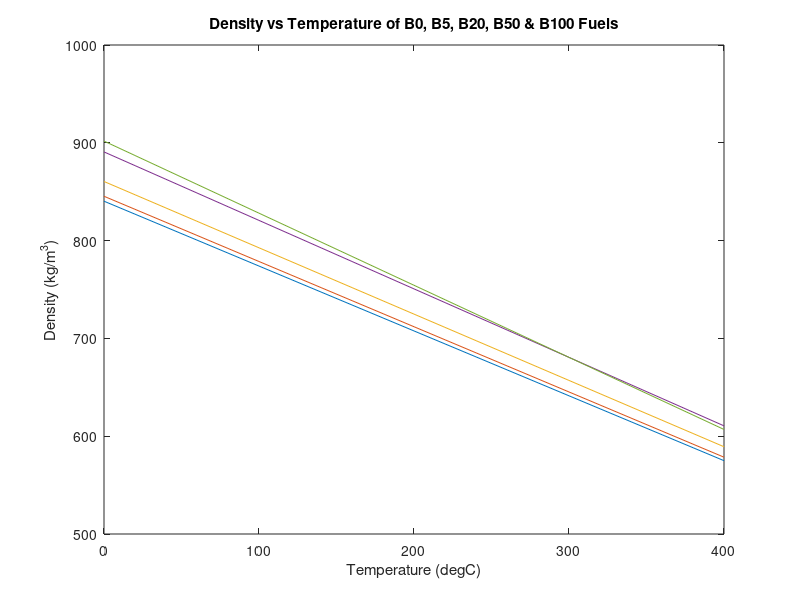
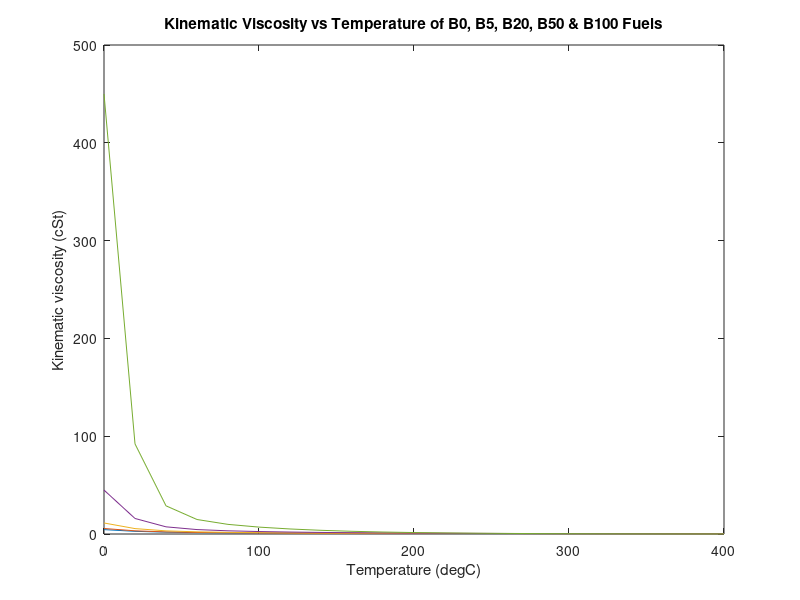
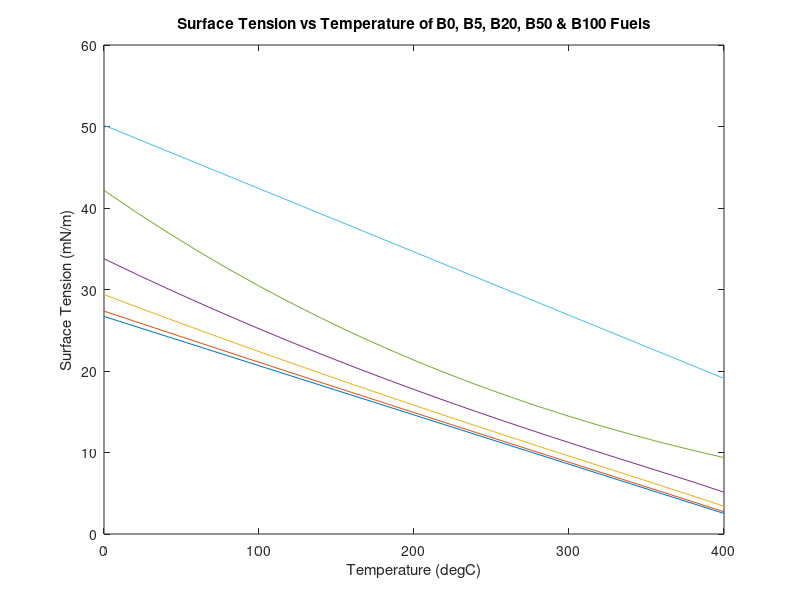
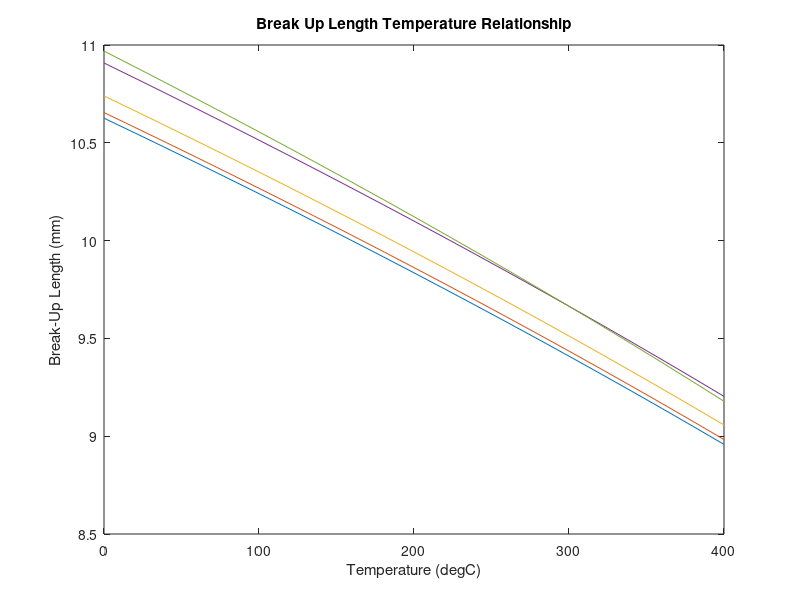

MATLAB code for these plots, in order:
%Diesel density, visco & ST where T is temperature degC, Tk is temperature degK, pd is diesel density, nd is diesel viscocity, and yd is diesel surface tension
T=0:20:400;
Tk=T+273.15;
pd=840.3-0.66331*T;
nd=exp(0.1539-(1362./Tk)+(472500./Tk.^2));
yd=43.2-0.06043*Tk;

%Algal density, visco & ST
%Density
p14=882.7-0.7626*T;
p16=880.5-0.7438*T;
p18=878.6-0.7207*T;
p20=917.3-0.7309*T;
p225=925.3-0.7332*T;
p226=934.6-0.7354*T;

w14=0.0346; M14=242.4;
w16=0.3961; M16=270.5;
w18=0.1599; M18=298.5;
w20=0.0062; M20=318.5;
w225=0.0595; M225=344.5;
w226=0.3437; M226=342.5;
xc14=0.042756446; xc16=0.438627335; xc18=0.160458323; xc20=0.005830964; xc225=0.051735168; xc226=0.300591764;


ps=(p14.*w14)+(p16.*w16)+(p18.*w18)+(p20.*w20)+(p225.*w225)+(p226.*w226);
psad=39.3+ps;

%Visco
a1=417;
b1=-0.0907;
c1=32.97;
d1=-0.01549;
ns=(a1*exp(b1*T)+(c1*exp(d1*T)));

%ST
psST=((p14.*w14)+(p16.*w16)+(p18.*w18)+(p20.*w20)+(p225.*w225)+(p226.*w226))/1000;
psadST=(39.3/1000)+psST;

P14=658.4;
P16=739;
P18=819.6;
P20=839;
P225=904.3;
P226=889;

Ps=(w14*P14)+(w16*P16)+(w18*P18)+(w20*P20)+(w225*P225)+(P226*w226);
Ms=(xc14*M14)+(xc16*M16)+(xc18*M18)+(xc20*M20)+(xc225*M225)+(xc226*M226);

ys=((Ps.*psadST)/Ms).^4; 

%B5 Blend 
pB5=(0.95.*pd)+(0.05.*psad);
e=exp(1);
nB5=e.^((0.95.*log(nd))+(0.05.*log(ns)));
yB5=((0.95.*(yd.^0.25))+(0.05.*(ys.^0.25))).^4;

%B20 Blend 
pB20=(0.8.*pd)+(0.2.*psad);
nB20=e.^((0.8.*log(nd))+(0.2.*log(ns)));
yB20=((0.8.*(yd.^0.25))+(0.2.*(ys.^0.25))).^4;

%B50 Blend 
pB50=(0.5.*pd)+(0.5.*psad);
nB50=e.^((0.5.*log(nd))+(0.5.*log(ns)));
yB50=((0.5.*(yd.^0.25))+(0.5.*(ys.^0.25))).^4;

%Density graph
figure (1); plot (T, pd);hold on; plot (T,pB5); plot (T,pB20); plot(T,pB50);plot(T,ps);
xlabel('Temperature (degC)'), ylabel('Density (kg/m^3)');title('Density vs Temperature of B0, B5, B20, B50 & B100 Fuels');

%KV graph
figure (2); plot (T, nd), hold on;plot (T,nB5);plot(T,nB20);plot(T,nB50); plot (T,ns); 
xlabel('Temperature (degC)'), ylabel('Kinematic viscosity (cSt)');title('Kinematic Viscosity vs Temperature of B0, B5, B20, B50 & B100 Fuels');hold off;

%St graph
yHFO=50.15-0.07766.*T;
figure (3); plot (T(1:21),yd(1:21));hold on; plot(T(1:21),yB5(1:21)); plot(T(1:21),yB20(1:21));plot(T(1:21),yB50(1:21)); plot(T(1:21),ys(1:21));plot(T(1:21), yHFO(1:21));ylabel('Surface Tension (mN/m)');
xlabel('Temperature (degC)'), ylabel('Surface Tension (mN/m)');title('Surface Tension vs Temperature of B0, B5, B20, B50 & B100 Fuels');hold off;

%Break up length constant
D1=0.08*10^-3;D2=0.1*10^-3;D3=0.12*10^-3;D4=0.14*10^-3;D5=0.16*10^-3;D6=0.18*10^-3;D7=0.2*10^-3; 
L1=1*10^-3; L2=2*10^-3; L3=4*10^-3; L4=8*10^-3; L5=16*10^-3; L6=32; L7=64*10^-3;
r=0.25*10^-3; 
pa1=0.1; pa2=0.5; pa3=1; pa4=2.5; pa5=5; pa6=10; pa7=20;
vi1=1; vi2=2.5; vi3=5; vi4=10; vi5=25; vi6=50; vi7=75; vi8=100; vi9=125; vi10=150; vi11=175; 
rhoa1=10; rhoa2=60; rhoa3=70; rhoa4=80; rhoa5=90; rhoa6=100; 

%Break up length vs temp L4/pa4/vi6/rhoa1/D1
Lbd=(7*D1).*(1+(.4*r/D1)).*(pa4./(pd.*vi6^2)).^0.05.*(L4/D1).^0.13.*(pd./rhoa1).^0.5;
LbB5=(7*D1).*(1+(.4*r/D1)).*(pa4./(pB5.*vi6^2)).^0.05.*(L4/D1).^0.13.*(pB5./rhoa1).^0.5;
LbB20=(7*D1).*(1+(.4*r/D1)).*(pa4./(pB20.*vi6^2)).^0.05.*(L4/D1).^0.13.*(pB20./rhoa1).^0.5;
LbB50=(7*D1).*(1+(.4*r/D1)).*(pa4./(pB50.*vi6^2)).^0.05.*(L4/D1).^0.13.*(pB50./rhoa1).^0.5;
Lbs=(7*D1).*(1+(.4*r/D1)).*(pa4./(ps.*vi6^2)).^0.05.*(L4/D1).^0.13.*(ps./rhoa1).^0.5;

%LbPlots
figure(4); plot (T, 1000*Lbd); hold on; plot(T,1000*LbB5); plot(T,1000*LbB20); plot(T,1000*LbB50); plot(T,1000*Lbs);
hold off; xlabel('Temperature (degC)');ylabel('Break-Up Length (mm)');title('Break Up Length Temperature Relationship');

%Spray angle vs temp L4/pa4/vi6/rhoa1/D1
Do=1*10^-3;
thetad=83.5.*(L4/D1)^-0.22.*(D1/Do)^0.15.*(rhoa1./pd).^0.26;
thetaB5=83.5.*(L4/D1)^-0.22.*(D1/Do)^0.15.*(rhoa1./pB5).^0.26;
thetaB20=83.5.*(L4/D1)^-0.22.*(D1/Do)^0.15.*(rhoa1./pB20).^0.26;
thetaB50=83.5.*(L4/D1)^-0.22.*(D1/Do)^0.15.*(rhoa1./pB50).^0.26;
thetas=83.5.*(L4/D1)^-0.22.*(D1/Do)^0.15.*(rhoa1./ps).^0.26;

%Spray angle plot
figure(5); plot(T,thetad); hold on; plot(T,thetaB5); plot(T, thetaB20);plot(T,thetaB50);plot(T, thetas);
hold off; xlabel('Temperature (degC)'); ylabel('Spray Angle (deg)'); title('Spray Angle Temperature Relationship');

%Spray tip penetration
t=0*10^-3:1*10^-3:20*10^-3;
Pi=50;
tbd=28.65.*((D1.*pd(6))/(rhoa1*(Pi-pa4))^0.5);
if t<tbd
    Sd=0.39.*t.*(2.*(Pi-pa4)./pd(6)).^0.5;
else
    Sd=2.95.*(2.*(Pi-pa4)/rhoa1).^0.5;
end

tbB5=28.65.*((D1.*pB5(6))./(rhoa1*(Pi-pa4))^0.5);
if t<tbB5
    SB5=0.39.*t.*(2.*(Pi-pa4)./pB5(6)).^0.5;
else
    SB5=2.95.*(2.*(Pi-pa4)/rhoa1).^0.5;
end

tbB20=28.65.*((D1.*pB20(6))/(rhoa1*(Pi-pa4))^0.5);
if t<tbB20
    SB20=0.39.*t.*(2.*(Pi-pa4)./pB20(6)).^0.5;
else
    SB20=2.95.*(2.*(Pi-pa4)/rhoa1).^0.5;
end

tbB50=28.65.*((D1.*pB50(6))/(rhoa1*(Pi-pa4))^0.5);
if t<tbB50
    SB50=0.39.*t.*(2.*(Pi-pa4)./pB50(6)).^0.5;
else
    SB50=2.95.*(2.*(Pi-pa4)/rhoa1).^0.5;
end

tbs=28.65.*((D1.*ps(6))/(rhoa1*(Pi-pa4))^0.5);
if t<tbs
    Ss=0.39.*t.*(2.*(Pi-pa4)./ps(6)).^0.5;
else
    Ss=2.95.*(2.*(Pi-pa4)/rhoa1).^0.5;
end

% Spray tip penetration graphs
figure (6);plot(t,1000*Sd);hold on;plot (t,1000*SB20);plot (t, 1000*Ss);
hold off; xlabel('Time (s)'); ylabel('Spray Penetration (mm)'); title('Spray penetration Temperature Relationship');

%Suater mean diameter
SMDd=6156.*(nd/10^6).^0.385.*(yd/1000).^0.737.*pd.^0.737.*rhoa1^0.06*((Pi-pa4)*10)^-0.54;
SMDB5=6156.*(nB5/10^6).^0.385.*(yB5/1000).^0.737.*pB5.^0.737.*rhoa1^0.06*((Pi-pa4)*10)^-0.54;
SMDB20=6156.*(nB20/10^6).^0.385.*(yB20/1000).^0.737.*pB20.^0.737.*rhoa1^0.06*((Pi-pa4)*10)^-0.54;
SMDB50=6156.*(nB50/10^6).^0.385.*(yB50/1000).^0.737.*pB50.^0.737.*rhoa1^0.06*((Pi-pa4)*10)^-0.54;
SMDs=6156.*(ns/10^6).^0.385.*(ys/1000).^0.737.*ps.^0.737.*rhoa1^0.06*((Pi-pa4)*10)^-0.54;

%SMD plots
figure(7); plot (T, SMDd); hold on; plot (T, SMDB5);plot (T, SMDB20);plot (T, SMDB50);plot (T, SMDs);hold off;
xlabel('Temperature (degC)'); ylabel('Sauter Mean Diameter'); title('Sauter Mean Diameter Temperature Relationship');



%Vapour pressure, diffusivity, latent heat definiions 
omegad=0.46556; omegaB5=0.533303; omegaB20=0.60936; omegaB50=0.75125; omegas=0.94733;
Tbd=536.4; TbB5=544.8; TbB20=567.3; TbB50=603; Tbs=644.4;
Tcd=725.6; TcB5=732.6; TcB20=750.5; TcB50=777.2; Tcs=806;
Pcd=15.7; PcB5=16.6; PcB20=15.7; PcB50=14.3; Pcs=12.7;
Vcd=894; VcB5=909.8; VcB20=952.4; VcB50=1021.1; Vcs=1103;
R=83.14;

Trd=Tk/Tcd; TrB5=Tk/TcB5; TrB20=Tk/TcB20;TrB50=Tk/TcB50;Trs=Tk/Tcs;
AAd=5.92714-(6.09648./Trd)-(1.28862.*log(Trd))+(1.06934.*(Trd.^6));
AAB5=5.92714-(6.09648./TrB5)-(1.28862.*log(TrB5))+(1.06934.*TrB5.^6);
AAB20=5.92714-(6.09648./TrB20)-(1.28862.*log(TrB20))+(1.06934.*TrB20.^6);
AAB50=5.92714-(6.09648./TrB50)-(1.28862.*log(TrB50))+(1.06934.*TrB50.^6);
AAs=5.92714-(6.09648./Trs)-(1.28862.*log(Trs))+(1.06934.*Trs.^6);

BBd=15.2518-(15.6875./Trd)-(13.4721.*log(Trd))+(0.43577.*(Trd.^6));
BBB5=15.2518-(15.6875./TrB5)-(13.4721.*log(TrB5))+(0.43577.*TrB5.^6);
BBB20=15.2518-(15.6875./TrB20)-(13.4721.*log(TrB20))+(0.43577.*TrB20.^6);
BBB50=15.2518-(15.6875./TrB50)-(13.4721.*log(TrB50))+(0.43577.*TrB50.^6);
BBs=15.2518-(15.6875./Trs)-(13.4721.*log(Trs))+(0.43577.*Trs.^6);

xxd=((Tbd/Tcd)./Trd).*((1-Trd)/(1-(Tbd/Tcd)));
xxB5=((TbB5/TcB5)./TrB5).*((1-TrB5)/(1-(TbB5/TcB5)));
xxB20=((TbB20/TcB5)./TrB20).*((1-TrB20)/(1-(TbB20/TcB20)));
xxB50=((TbB50/TcB5)./TrB50).*((1-TrB50)/(1-(TbB50/TcB50)));
xxs=((Tbs/TcB5)./Trs).*((1-Trs)/(1-(Tbs/Tcs)));

%Vapour pressure, diffusivity, latent heat calcs
PvapHFO=2.715*10^-7*e.^(0.03183*T);
Pvapd=e.^((AAd.*Trd)+(omegad.*BBd.*Trd));
PvapB5=e.^((AAB5.*TrB5)+(omegaB5.*BBB5.*TrB5));
PvapB20=e.^((AAB20.*TrB20)+(omegaB20.*BBB20.*TrB20));
PvapB50=e.^((AAB50.*TrB50)+(omegaB50.*BBB50.*TrB50));
Pvaps=e.^((AAs.*Trs)+(omegas.*BBs.*Trs));

if Trd>0.6 
    Hd=R.*Tcd.*7.08*((1-Trd).^0.354+10.95.*omegad.*(1-Trd).^0.456);
else
    if Trd<1
            Hd=R.*Tcd.*7.08*((1-Trd).^0.354+10.95.*omegad.*(1-Trd).^0.456);
else 
    Hd=(R.*Tcd.*7.08*((1-(Tbd/Tcd)).^0.354+10.95.*omegad.*(1-(Tbd/Tcd)).^0.456))*(Trd./(Tbd/Tcd))*((xxd+xxd.^0.35298)/(1+xxd.^0.13856));
    end
end

if TrB5>0.6 
    HB5=R.*TcB5.*7.08*((1-TrB5).^0.354+10.95.*omegaB5.*(1-TrB5).^0.456);
else
    if TrB5<1
            HB5=R.*TcB5.*7.08*((1-TrB5).^0.354+10.95.*omegaB5.*(1-TrB5).^0.456);
else 
    HB5=(R.*TcB5.*7.08*((1-(TbB5/TcB5)).^0.354+10.95.*omegaB5.*(1-(TbB5/TcB5)).^0.456))*(TrB5./(TbB5/TcB5))*((xxB5+xxB5.^0.35298)/(1+xxB5.^0.13856));
    end
end

if TrB20>0.6
    HB20=R.*TcB20.*7.08*((1-TrB20).^0.354+10.95.*omegaB20.*(1-TrB20).^0.456);
else
    if TrB20<1
            HB20=R.*TcB20.*7.08*((1-TrB20).^0.354+10.95.*omegaB20.*(1-TrB20).^0.456);
else 
    HB20=(R.*TcB20.*7.08*((1-(TbB20/TcB20)).^0.354+10.95.*omegaB20.*(1-(TbB20/TcB20)).^0.456))*(TrB20./(TbB20/TcB20))*((xxB20+xxB20.^0.35298)/(1+xxB20.^0.13856));
    end
end
if TrB50>0.6
    HB50=R.*TcB50.*7.08*((1-TrB50).^0.354+10.95.*omegaB50.*(1-TrB50).^0.456);
else
    if TrB50<1
            HB50=R.*TcB50.*7.08*((1-TrB50.^0.354+10.95.*omegaB50.*(1-TrB50).^0.456));
else 
    HB50=(R.*TcB50.*7.08*((1-(TbB50/TcB50)).^0.354+10.95.*omegaB50.*(1-(TbB50/TcB50)).^0.456))*(TrB50./(TbB50/TcB50))*((xxB50+xxB50.^0.35298)/(1+xxB50.^0.13856));
    end
end

if Trs>0.6
    Hs=R.*Tcs.*7.08*((1-Trs).^0.354+10.95.*omegas.*(1-Trs).^0.456);
else
    if Trs<1
            Hs=R.*Tcs.*7.08*((1-Trs).^0.354+10.95.*omegas.*(1-Trs).^0.456);
else 
    Hs=(R.*Tcs.*7.08*((1-(Tbs/Tcs)).^0.354+10.95.*omegas.*(1-(Tbs/Tcs)).^0.456))*(Trs./(Tbs/Tcs))*((xxs+xxs.^0.35298)/(1+xxs.^0.13856));
    end
end
HHFO=149.8-0.188.*T;

qc14=68.59383822; qc16=70.78709546; qc18=72.80847438; qc20=74.4141901; qc225=76.17711545; qc226=75.97067694; qd=63.38814929; qs=72.98819318;

Dc14=(0.00143.*Tk.^1.75)./(pa6.*qc14);
Dc16=(0.00143.*Tk.^1.75)./(pa6.*qc16);
Dc18=(0.00143.*Tk.^1.75)./(pa6.*qc18);
Dc20=(0.00143.*Tk.^1.75)./(pa6.*qc20);
Dc225=(0.00143.*Tk.^1.75)./(pa6.*qc225);
Dc226=(0.00143.*Tk.^1.75)./(pa6.*qc226);

xc14=0.042756446; xc16=0.438627335; xc18=0.160458323; xc20=0.005830964; xc225=0.051735168; xc226=0.300591764;
xdB5=0.923018; xsB5=1-xdB5; xdB20=0.716248; xsB20=1-xdB20; xdB50=0.386899; xsB50=1-xdB50; 

Ds=Dc14.*xc14+Dc16.*xc16+Dc18.*xc18+Dc20.*xc20+Dc225.*xc225+Dc226.*xc226;
Dd=(0.00143.*Tk.^1.75)./(pa6.*qd);

DB5=Ds*xsB5+Dd*xdB5;
DB20=Ds*xsB20+Dd*xdB20;
DB50=Ds*xsB50+Dd*xdB50;

figure (10); plot (T, Pvapd); hold on; plot (T, PvapB5);plot (T, PvapB20);plot (T, PvapB50);plot (T, Pvaps); plot (T, PvapHFO);hold off;
xlabel('Temperature (degC)'); ylabel('Vapour Pressure (bar)'); title('Vapour Pressure Temperature Relationship');
figure (11); plot(T, (Hd/1000000));hold on; plot(T, (HB5/1000000)); plot(T, (HB20/1000000)); plot(T, (HB50/1000000)); plot(T, (Hs/1000000));plot (T, ((4186.79999*10).*HHFO./1000000)); hold off;
xlabel('Temperature (degC)'); ylabel('Latent Heat of Vapourisation (MJ/mol)'); title('Latent Heat of Vapourisation Temperature Relationship');
figure (12); plot (T, Dd); hold on; plot (T, DB5);plot (T, DB20);plot (T, DB50);plot (T, Ds);
xlabel('Temperature (degC)'); ylabel('Vapour Diffusivity (cm^3/s)'); title('Vapour Diffusivity Temperature Relationship'); hold off;

%HFO Dyn Visc
HFOu=1382*e.^(-0.01937.*T);
Su=(psad/1000).*ns;
figure(13); plot(T(1:21), HFOu(1:21));hold on; plot(T(1:21),Su(1:21));xlabel('Temperature (degC)'); ylabel('Dynamic Viscosity (cP)'); title('Dynamic Viscosity Temperature Relationship'); hold off;

%Atomisation characteristic, Reynolds number, Weber numbe and OH number
phid=(1-Trd).^(2/7)-(1-(298.15/Tcd)^(2/7));
phiB5=(1-TrB5).^(2/7)-(1-(298.15/TcB5)^(2/7));
phiB20=(1-TrB20).^(2/7)-(1-(298.15/TcB20)^(2/7));
phiB50=(1-TrB50).^(2/7)-(1-(298.15/TcB50)^(2/7));
phis=(1-Trs).^(2/7)-(1-(298.15/Tcs)^(2/7));

pd2=827.0338./0.9370462.^phid;
pB52=831.998./0.937243.^phiB5;
pB202=846.8905./0.937744.^phiB20;
pB502=876.6754./0.938492.^phiB50;
ps2=926.3171./0.939322.^phis;

Md=189; MB5=194.725; MB20=211.9; MB50=246.25;

Ad=10^-3.*(2.648-3.725.*Trd+1.309.*Trd.^2);
AB5=10^-3.*(2.648-3.725.*TrB5+1.309.*TrB5.^2);
AB20=10^-3.*(2.648-3.725.*TrB20+1.309.*TrB20.^2);
AB50=10^-3.*(2.648-3.725.*TrB50+1.309.*TrB50.^2);
As=10^-3.*(2.648-3.725.*Trs+1.309.*Trs.^2);

Bd=10^-3.*(7.425-13.39.*Trd+5.933.*Trd.^2);
BB5=10^-3.*(7.425-13.39.*TrB5+5.933.*TrB5.^2);
BB20=10^-3.*(7.425-13.39.*TrB20+5.933.*TrB20.^2);
BB50=10^-3.*(7.425-13.39.*TrB50+5.933.*TrB50.^2);
Bs=10^-3.*(7.425-13.39.*Trs+5.933.*Trs.^2);

wd=0.465559; wB5=0.533898; wB20=0.61933; wB50=0.75405; ws=0.947334;

fd=0.176*(Tcd/Md^3/Pcd)^(1/6);
fB5=0.176*(TcB5/MB5^3/PcB5)^(1/6);
fB20=0.176*(TcB20/MB20^3/PcB20)^(1/6);
fB50=0.176*(TcB50/MB50^3/PcB50)^(1/6);
fs=0.176*(Tcs/Ms^3/Pcs)^(1/6);


if Trd>0.7
    nd=(Ad+wd.*Bd)./fd;
else
    nd=exp(0.1539-(1362./Tk)+(472500./Tk.^2));
end

if TrB5>0.7
    nB5=(AB5+wB5.*BB5)./fB5;
else
    nB5=e.^((0.95.*log(nd))+(0.05.*log(ns)));
end

if TrB20>0.7
    nB20=(AB20+wB20.*BB20)./fB20;
else
    nB20=e.^((0.8.*log(nd))+(0.2.*log(ns)));
end

if TrB50>0.7
    nB50=(AB50+wB50.*BB50)./fB50;
else
    nB50=e.^((0.5.*log(nd))+(0.5.*log(ns)));
end

if Trs>0.7
    ns=(As+ws.*Bs)./fs;
else
    ns=(a1*exp(b1*T)+(c1*exp(d1*T)));
end

Red=vi4.*D1./(nB5./1000000);
ReB5=vi4.*D1./(nB5./1000000);
ReB20=vi4.*D1./(nB20./1000000);
ReB50=vi4.*D1./(nB50./1000000);
Res=vi4.*D1./(ns./1000000);

Wed=pd2.*vi4^2.*D1./(yd/1000);
WeB5=pB52.*vi4^2.*D1./(yB5/1000);
WeB20=pB202.*vi4^2.*D1./(yB20/1000);
WeB50=pB502.*vi4^2.*D1./(yB50/1000);
Wes=ps2.*vi4^2.*D1./(ys/1000);

Ohd=(nd./1000000)./(pd2.*(pd2.*D1.*(yd/1000)).^0.5);
OhB5=(nB5./1000000)./(pB52.*(pB52.*D1.*(yB5/1000)).^0.5);
OhB20=(nB20./1000000)./(pB202.*(pB202.*D1.*(yB20/1000)).^0.5);
OhB50=(nB50./1000000)./(pB502.*(pB502.*D1.*(yB50/1000)).^0.5);
Ohs=(ns./1000000)./(ps2.*(ps2.*D1.*(ys/1000)).^0.5);

Kad=((pd2.*Wed)./(rhoa1.*Red)).^(1/3);
KaB5=((pB52.*WeB5)./(rhoa1.*ReB5)).^(1/3);
KaB20=((pB202.*WeB20)./(rhoa1.*ReB20)).^(1/3);
KaB50=((pB502.*WeB50)./(rhoa1.*ReB50)).^(1/3);
Kas=((ps2.*Wes)./(rhoa1.*Res)).^(1/3);

%Atomisation Characteristics plots
figure (7); plot(T,Kad); hold on; plot(T,KaB5);plot(T,KaB20);plot(T,KaB50);plot(T,Kas);
xlabel('Temperature (degC)'); ylabel('Atomisation Characteristic'); title('Atomisation Characteristic Temperature Relationship');
figure (8);plot (T, log(Ohd)); hold on; plot (T, log(OhB5));plot (T, log(OhB20));plot (T, log(OhB50));plot (T, log(Ohs));
xlabel('Temperature (degC)'); ylabel('Log Ohnesorge Number'); title('Ohnesorge Number Temperature Relationship');
figure (9); plot (T, Wed); hold on; plot (T, WeB5);plot (T, WeB20);plot (T, WeB50);plot (T, Wes);
xlabel('Temperature (degC)'); ylabel('Weber Number'); title('Weber Number Temperature Relationship');
